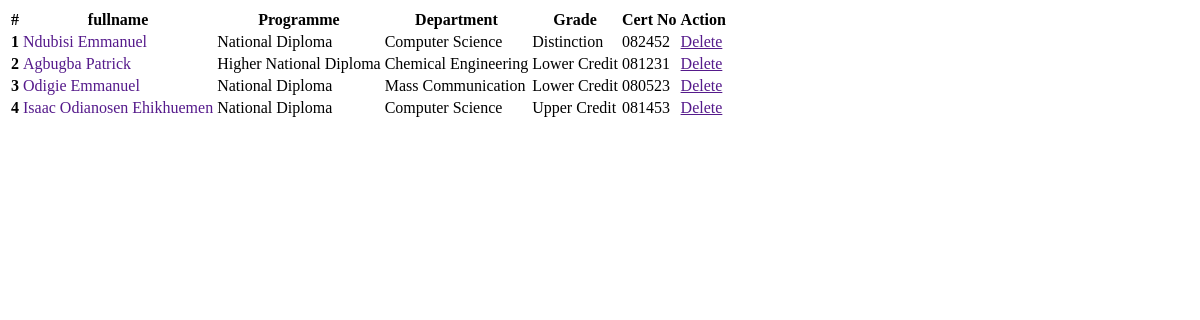
Page /auth/list_result (signed in) on the earlier database version.
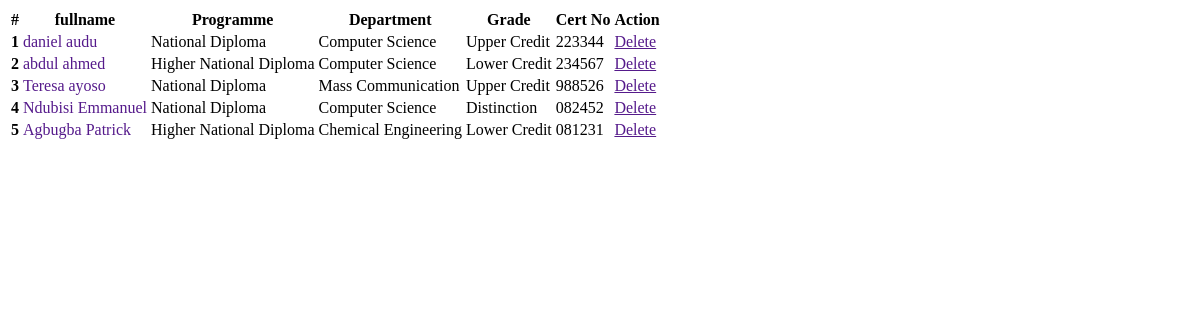
Same page on the later database version.
### e_verify_app/models.py (models this page shows, shortened)
class ResultInformation(models.Model):
    programme_select = (
        ('National Diploma', 'ND'),
        ('Higher National Diploma', 'HND'),
    )
    grade_select = (
        ('Pass', 'Pass'),
        ('Lower Credit', 'Lower Credit'),
        ('Upper Credit', 'Upper Credit'),
        ('Distinction', 'Distinction'),
    )
    department_select = (
        ('Computer Science', 'Computer Science'),
        ('Mass Communication', 'Mass Communication'),
        ('Chemical Engineering', 'Chemical Engineering'),
        ('Mechanical Engineering', 'Mechanical Engineering'),
    )
    fullname = models.CharField(max_length=100)
    programme = models.CharField(max_length=25, choices=programme_select)
    department = models.CharField(max_length=100, choices=department_select)
    grade = models.CharField(max_length=20, choices=grade_select)
    cert_no = models.CharField(max_length=14, db_index=True, unique=True, blank=True)
    result_id = models.UUIDField(default=uuid.uuid4, primary_key=True, unique=True, editable=False)
    date = models.DateField()
    class Meta:
        db_table = 'Result Information'
        verbose_name_plural = 'Result Information'

### e_verify_auth/views.py (the view)
# urls.py: path('list_result', ListResultView.as_view(), name='list_result'),
class ListResultView(ManageAdminView):
    login_url = 'auth"login'
    template_name = "partials/result_list.html"
    def get_queryset(self):
        return ResultInformation.objects.all().order_by('-date')

### templates/partials/result_list.html (shortened to what this page needs)
{% if object_list %}
<div class="table-responsive">
    <table class="table table-striped table-sm table-hover" >
        <thead class="text-center">
          <tr>
            <th>#</th>
            <th>fullname</th>
            <th>Programme</th>
            <th>Department</th>
            <th>Grade</th>
            <th>Cert No</th>
            <th>Action</th>
          </tr>
        </thead>
        <tbody class="text-center" >
            {% for result in object_list  %}
            <tr>
                <td><b>{{ forloop.counter }}</b></td>
                <td>
                    <a href="" class="" style="text-decoration: none;" hx-get="{% url 'auth:result_form' result.result_id %}" hx-target="#resultDialog">{{ result.fullname }} </a>
                </td>
                <td>{{ result.programme }}</td>
                <td>{{ result.department }}</td>
                <td>{{ result.grade }}</td>
                <td>{{ result.cert_no }}</td>
                <td>
                    <a href="" class="btn btn-outline-danger btn-sm" data-toggle="modal" data-target="#delete{{ result.cert_no}}">Delete </a>
                </td>
            </tr>
            {% endfor %}
        </tbody>
    </table>
  </div>
{% endif %}

Differences in the rows shown:
removed ResultInformation: fullname "Odigie Emmanuel", programme "National Diploma", department "Mass Communication", grade "Lower Credit", cert_no "080523"
removed ResultInformation: fullname "Isaac Odianosen Ehikhuemen", programme "National Diploma", department "Computer Science", grade "Upper Credit", cert_no "081453"
added ResultInformation: fullname "daniel audu", programme "National Diploma", department "Computer Science", grade "Upper Credit", cert_no "223344"
added ResultInformation: fullname "abdul ahmed", programme "Higher National Diploma", department "Computer Science", grade "Lower Credit", cert_no "234567"
added ResultInformation: fullname "Teresa ayoso", programme "National Diploma", department "Mass Communication", grade "Upper Credit", cert_no "988526"
